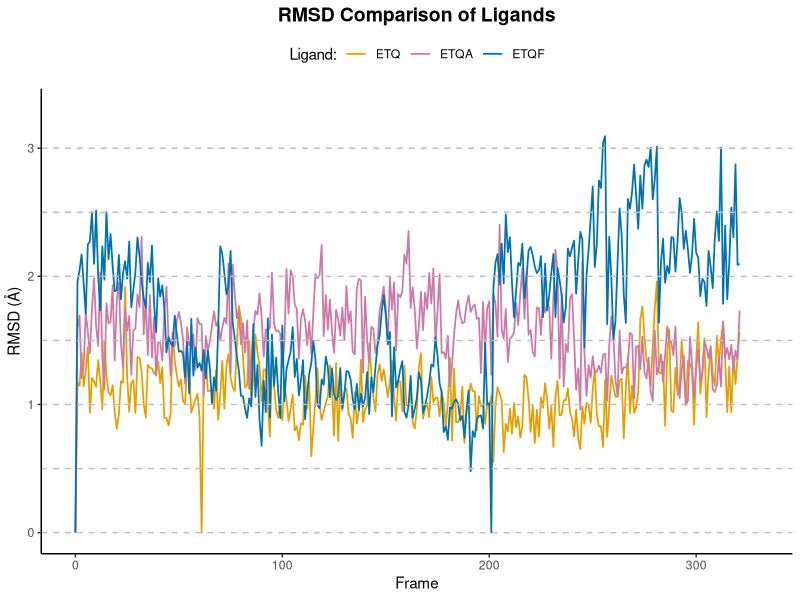
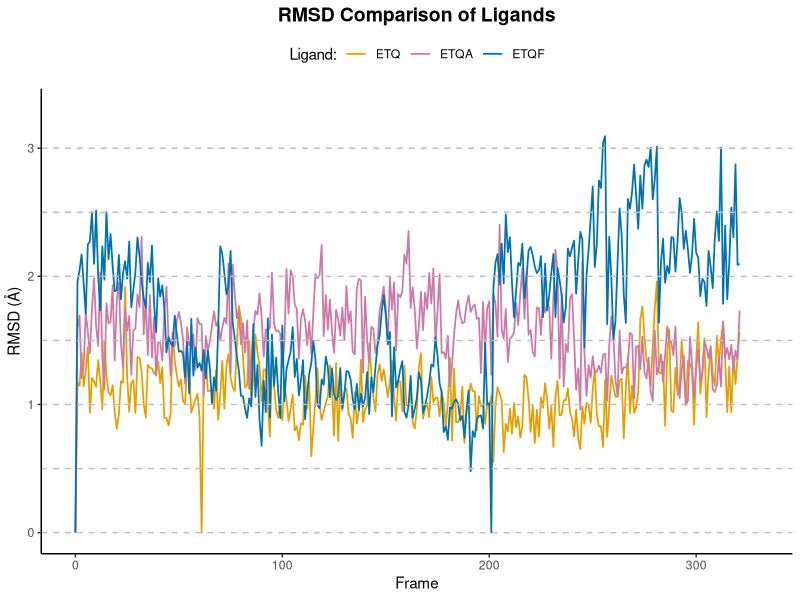

Write the R code that produced these figures, in order.
#RMSD for many ligands
df_ETQ <- read.table("ligand_rmsd.dat", header = FALSE, sep = "", stringsAsFactors = FALSE)
df_ETQF <- read.table("new_ligand_1_rmsd_v2.dat", header = FALSE, sep = "", stringsAsFactors = FALSE)
df_ETQA <- read.table("new_ligand_2_rmsd.dat", header = FALSE, sep = "", stringsAsFactors = FALSE)
#Put column names on each dataframe the 1st one is the frame and the 2nd one is the RMSD
colnames(df_ETQ) <- c("Frame", "RMSD")
colnames(df_ETQF) <- c("Frame", "RMSD")
colnames(df_ETQA) <- c("Frame", "RMSD")
df_ETQA <- df_ETQA[1:322,]  
# Add a new column to identify the ligand in each dataframe
df_ETQ$Ligand <- "ETQ"
df_ETQF$Ligand <- "ETQF"
df_ETQA$Ligand <- "ETQA"

# Combine all three dataframes
df_combined <- rbind(df_ETQ, df_ETQF, df_ETQA)

# Load ggplot2
library(ggplot2)

# Plot RMSDs of all three ligands with colorblind-friendly colors
ggplot(df_combined, aes(x = Frame, y = RMSD, color = Ligand)) +
  geom_line(size = 0.6) +  # Line plot for each ligand
  scale_color_manual(values = c("#E69F00", "#CC79A7", "#0072B2")) +  # Orange, Blue, and Purple
  labs(
    title = "RMSD Comparison of Ligands",
    x = "Frame",
    y = "RMSD (Å)",
    color = "Ligand:"
  ) +
  scale_x_continuous(limits = c(0, 330)) +  # X-axis range
  scale_y_continuous(limits = c(0, 3.3)) +  # Y-axis range
  geom_hline(yintercept = seq(0, 3, by = 0.5), color = "gray", linetype = "dashed") +  
  theme_classic() +  # White background
  theme(
    panel.background = element_rect(fill = "white", color = "white"),  
    plot.background = element_rect(fill = "white", color = "white"),
    panel.grid.major = element_blank(),  
    panel.grid.minor = element_blank(),
    legend.position = "top",  # Move legend to the top
    plot.title = element_text(hjust = 0.5, face = "bold", size = 14)  # Center title and make it bold
  )
ggsave("ligand_rmsd_plot.png", width = 8, height = 6, dpi = 300)

